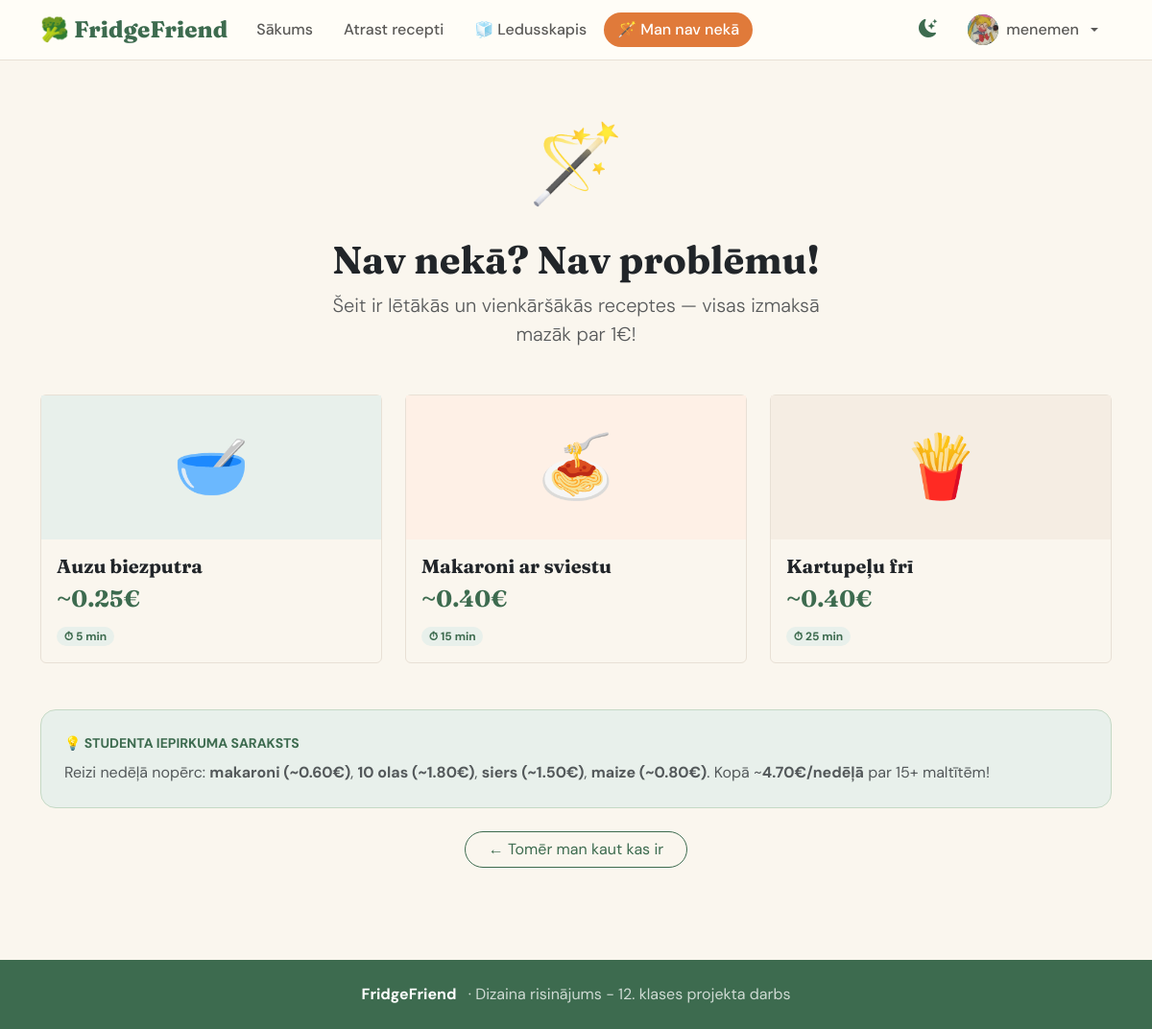
The page /mann-nav (signed in) on the database its author committed.
### tables this page shows
CREATE TABLE users (
            id            INTEGER PRIMARY KEY AUTOINCREMENT,
            username      TEXT    UNIQUE NOT NULL,
            email         TEXT    UNIQUE NOT NULL,
            password_hash TEXT    NOT NULL,
            display_name  TEXT,
            bio           TEXT,
            profile_pic   TEXT,
            is_admin      INTEGER DEFAULT 0,
            created_at    TEXT    DEFAULT CURRENT_TIMESTAMP
        );

CREATE TABLE recipes (
            id           INTEGER PRIMARY KEY AUTOINCREMENT,
            name         TEXT    NOT NULL,
            emoji        TEXT    DEFAULT "🍽️",
            time_minutes INTEGER DEFAULT 15,
            cost_eur     REAL    DEFAULT 1.0,
            difficulty   TEXT    DEFAULT "Viegli",
            serves       TEXT    DEFAULT "1 porcija",
            tip          TEXT,
            description  TEXT,
            created_by   INTEGER,
            is_official  INTEGER DEFAULT 1,
            is_public    INTEGER DEFAULT 1,
            created_at   TEXT    DEFAULT CURRENT_TIMESTAMP,
            FOREIGN KEY(created_by) REFERENCES users(id) ON DELETE SET NULL
        );

### app.py (the view)
@app.route('/mann-nav')
def mann_nav():
    cheap = sorted(recipes.get_all_public(), key=lambda r: r['cost_eur'])[:3]
    return render_template('mannav.html', cheap_recipes=cheap)

### app.py (called while the page is built)
def get_current_user():
    if 'user_id' in session:
        return users.get_by_id(session['user_id'])
    return None

@app.context_processor
def inject_user():
    return dict(current_user=get_current_user())

### models.py (called while the page is built)
    def connect(self):
        conn = sqlite3.connect(self.path)
        conn.row_factory = sqlite3.Row
        conn.execute("PRAGMA foreign_keys = ON")
        return conn

    def fetchone(self, sql, params=()):
        conn = self.connect()
        try:
            return conn.execute(sql, params).fetchone()
        finally:
            conn.close()

    def fetchall(self, sql, params=()):
        conn = self.connect()
        try:
            return conn.execute(sql, params).fetchall()
        finally:
            conn.close()

    def get_by_id(self, uid):
        return self.db.fetchone("SELECT * FROM users WHERE id=?", (uid,))

    def get_all_public(self):
        return self.db.fetchall(
            """SELECT r.*,
                      (SELECT COUNT(*) FROM recipe_likes WHERE recipe_id=r.id) as like_count
               FROM recipes r WHERE r.is_public=1 AND r.is_official=1
               ORDER BY like_count DESC"""
        )

### templates/mannav.html (shortened to what this page needs)
{% extends "base.html" %}
{% block content %}
<div class="container-xl py-5 text-center">
  <div style="font-size:5rem" class="mb-3">🪄</div>
  <h1 class="ff-display fw-bold mb-2">Nav nekā? Nav problēmu!</h1>
  <p class="lead text-muted fw-light mb-5 mx-auto" style="max-width:520px">Šeit ir lētākās un vienkāršākās receptes — visas izmaksā mazāk par 1€!</p>
  <div class="row g-4 text-start mb-5">
    {% set colors = ['green','orange','brown'] %}
    {% for recipe in cheap_recipes %}
    <div class="col-md-4">
      <a href="{{ url_for('recepte', recipe_id=recipe.id) }}" class="card ff-recipe-card h-100">
        <div class="ff-emoji-area {{ colors[loop.index0 % 3] }}">{{ recipe.emoji }}</div>
        <div class="card-body">
          <h5 class="ff-display fw-bold mb-1">{{ recipe.name }}</h5>
          <div class="ff-display fw-bold ff-green-text mb-2" style="font-size:1.5rem">~{{ "%.2f"|format(recipe.cost_eur) }}€</div>
          <span class="badge rounded-pill" style="background:var(--ff-green-pale);color:var(--ff-green)">⏱ {{ recipe.time_minutes }} min</span>
        </div>
      </a>
    </div>
    {% endfor %}
  </div>
  <div class="p-4 rounded-4 text-start mx-auto mb-4 ff-green-pale-bg">
    <div class="small fw-bold text-uppercase ff-green-text mb-2">💡 Studenta iepirkuma saraksts</div>
    <p class="text-muted mb-0">Reizi nedēļā nopērc: <strong>makaroni (~0.60€)</strong>, <strong>10 olas (~1.80€)</strong>, <strong>siers (~1.50€)</strong>, <strong>maize (~0.80€)</strong>. Kopā ~<strong>4.70€/nedēļā</strong> par 15+ maltītēm!</p>
  </div>
  <a href="{{ url_for('sastavdalas') }}" class="btn btn-outline-primary btn-pill px-4">← Tomēr man kaut kas ir</a>
</div>
{% endblock %}

### templates/base.html (shortened to what this page needs)
<!DOCTYPE html>
<html lang="lv" data-bs-theme="light">
<head>
  <link href="https://cdn.jsdelivr.net/npm/bootstrap@5.3.3/dist/css/bootstrap.min.css" rel="stylesheet">
  <link href="https://cdn.jsdelivr.net/npm/bootstrap-icons@1.11.3/font/bootstrap-icons.min.css" rel="stylesheet">
  <link rel="stylesheet" href="{{ url_for('static', filename='style.css') }}">
</head>
<body class="page-fade">
<nav class="navbar navbar-expand-lg sticky-top">
  <div class="container-xl">
    <a class="navbar-brand" href="{{ url_for('sakums') }}">🥦 FridgeFriend</a>
    <div class="collapse navbar-collapse" id="navMenu">
      <ul class="navbar-nav me-auto gap-1">
        <li class="nav-item">
          <a class="nav-link {% if request.endpoint=='sakums' %}active{% endif %}" href="{{ url_for('sakums') }}">Sākums</a>
        </li>
        <li class="nav-item">
          <a class="nav-link {% if request.endpoint in ['sastavdalas','receptes','recepte'] %}active{% endif %}" href="{{ url_for('sastavdalas') }}">Atrast recepti</a>
        </li>
        <li class="nav-item">
          <a class="nav-link {% if request.endpoint=='mans_ledusskapis' %}active{% endif %}" href="{{ url_for('mans_ledusskapis') }}">🧊 Ledusskapis</a>
        </li>
        <li class="nav-item">
          <a class="nav-link btn-orange {% if request.endpoint=='mann_nav' %}active{% endif %}" href="{{ url_for('mann_nav') }}">🪄 Man nav nekā</a>
        </li>
      </ul>
      <ul class="navbar-nav align-items-center gap-2">
        <li class="nav-item">
          <button id="darkToggle" title="Tumšais/gaišais režīms">
            <i class="bi bi-moon-stars-fill" id="darkIcon"></i>
          </button>
        </li>
        {% if current_user %}
        <li class="nav-item dropdown">
          <a class="nav-link dropdown-toggle d-flex align-items-center gap-2" href="#" data-bs-toggle="dropdown">
            <div class="nav-avatar">
              {% if current_user.profile_pic %}
                <img src="{{ url_for('static', filename='uploads/avatars/' + current_user.profile_pic) }}" alt="">
              {% else %}
                {{ (current_user.display_name or current_user.username)[0].upper() }}
              {% endif %}
            </div>
            <span class="d-none d-lg-inline">{{ current_user.display_name or current_user.username }}</span>
          </a>
        </li>
        {% else %}
        <li class="nav-item"><a class="nav-link" href="{{ url_for('login') }}">Pieslēgties</a></li>
        <li class="nav-item"><a class="btn btn-primary btn-sm btn-pill px-3" href="{{ url_for('register') }}">Reģistrēties</a></li>
        {% endif %}
      </ul>
    </div>
  </div>
</nav>
{% block content %}{% endblock %}
<footer class="py-4 mt-5">
  <div class="container-xl text-center">
    <strong class="text-white">FridgeFriend</strong>
    <span class="ms-2">·  Dizaina risinājums - 12. klases projekta darbs </span>
  </div>
</footer>
</body>
</html>

### static/style.css (style rules this page uses)
:root { --ff-green: #3D6B4F; --ff-green-light: #5A8C6A; --ff-green-pale: #E8F0EB; --ff-orange: #E07A3A; --ff-orange-pale: #FEF0E6; --ff-cream: #FAF6EE; --ff-border: #E8E0D5; --bs-primary: #3D6B4F; --bs-primary-rgb: 61,107,79; --bs-body-font-family: 'DM Sans', sans-serif; --bs-body-bg: #FAF6EE; }
.ff-display { font-family: 'Fraunces', serif; }
.navbar-brand { font-family: 'Fraunces', serif; font-size: 1.5rem; font-weight: 800; color: var(--ff-green) !important; }
.navbar { background: #fffdf7; border-bottom: 1.5px solid var(--ff-border); }
.nav-link { font-weight: 500; border-radius: 50px; padding: 6px 14px !important; transition: all .15s; }
.nav-link:hover, .nav-link.active { background: var(--ff-green-pale); color: var(--ff-green) !important; }
.nav-link.btn-orange { background: var(--ff-orange); color: #fff !important; border-radius: 50px; }
.btn-outline-primary { color: var(--ff-green); border-color: var(--ff-green); }
.btn-orange { background: var(--ff-orange); border-color: var(--ff-orange); color: #fff; }
.btn-pill { border-radius: 50px !important; }
.ff-recipe-card { border: 1.5px solid var(--ff-border); transition: transform .2s, box-shadow .2s; cursor: pointer; text-decoration: none; color: inherit; }
.ff-emoji-area { height: 150px; display: flex; align-items: center; justify-content: center; font-size: 4rem; position: relative; }
.ff-emoji-area.green { background: var(--ff-green-pale); }
.ff-emoji-area.orange { background: var(--ff-orange-pale); }
.ff-emoji-area.brown { background: #F5EDE3; }
#darkToggle { cursor: pointer; font-size: 1.2rem; background: none; border: none; color: var(--ff-green); padding: 6px 10px; border-radius: 50px; }
.ff-green-text { color: var(--ff-green) !important; }
footer { background: var(--ff-green); color: rgba(255,255,255,.75); }
.page-fade { animation: pageFade .3s ease; }
.nav-avatar { width: 32px; height: 32px; border-radius: 50%; background: var(--ff-green); color: #fff; font-weight: 700; font-size: .8rem; display: inline-flex; align-items: center; justify-content: center; overflow: hidden; }
.nav-avatar img { width: 100%; height: 100%; object-fit: cover; }
.ff-green-pale-bg { background: var(--ff-green-pale); border: 1.5px solid #c5d9c5; }

### rows shown on the page
users: profile_pic (picture), display_name+username "menemen"
recipes: emoji "🥣", name "Auzu biezputra", cost_eur "0.25", time_minutes "5"
recipes: emoji "🍝", name "Makaroni ar sviestu", cost_eur "0.40", time_minutes "15"
recipes: emoji "🍟", name "Kartupeļu frī", cost_eur "0.40", time_minutes "25"
